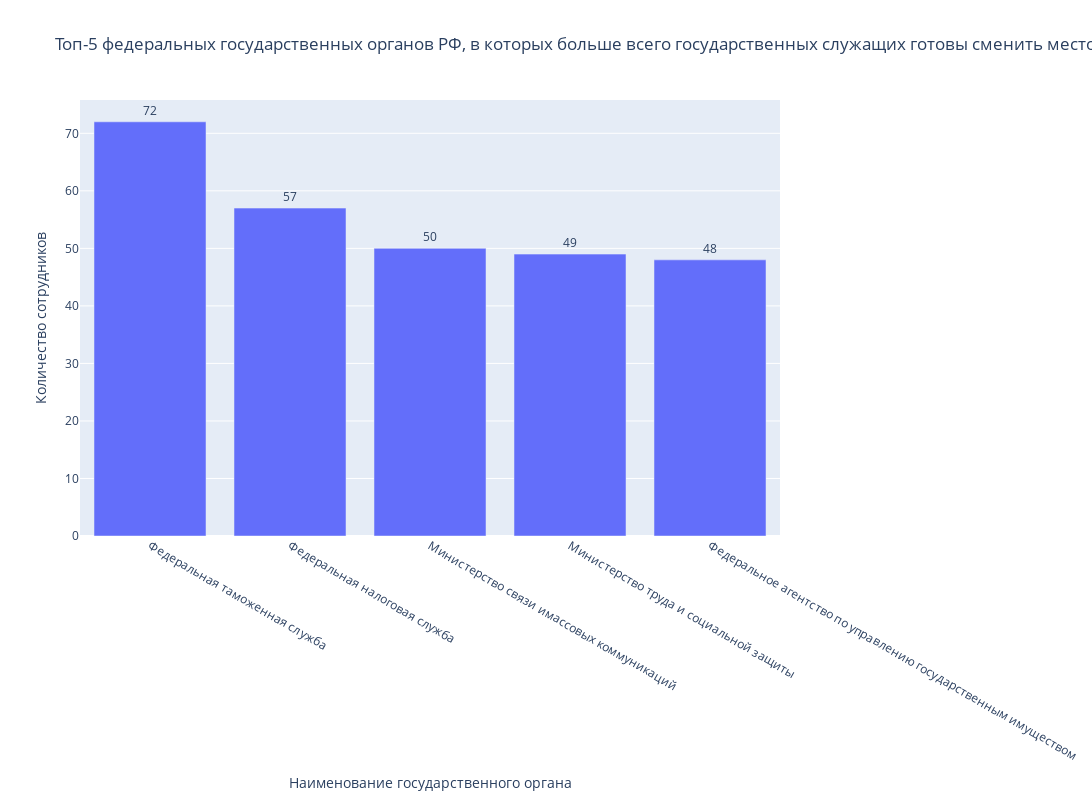

The notebook cell this image was saved under:
### Code cell
government_agency = df_ready_to_change.groupby('a4').size().reset_index(name='Количество')
top_government_agency = government_agency.sort_values(by='Количество', ascending=False).head(5)

fig_government_agency = px.bar(
    top_government_agency,
    x='a4',
    y='Количество',
    title='Топ-5 федеральных государственных органов РФ, в которых больше всего государственных служащих готовы сменить место работы',
    labels={'a4': 'Наименование государственного органа', 'Количество': 'Количество сотрудников'},
    text='Количество',
    width=1400,
    height=800 
)
fig_government_agency.update_traces(textposition='outside')
fig_government_agency.show()

### Figure 1 — Plotly figure (JSON) as saved in the notebook; plotly's stock layout.template omitted (floating-point values rounded to 4 significant figures)
{"data": [{"alignmentgroup": "True", "hovertemplate": "Наименование государственного органа=%{x}<br>Количество сотрудников=%{text}<extra></extra>", "legendgroup": "", "marker": {"color": "#636efa", "pattern": {"shape": ""}}, "name": "", "offsetgroup": "", "orientation": "v", "showlegend": false, "text": [72, 57, 50, 49, 48], "textposition": "outside", "type": "bar", "x": ["Федеральная таможенная служба", "Федеральная налоговая служба", "Министерство связи имассовых коммуникаций", "Министерство труда и социальной защиты", "Федеральное агентство по управлению государственным имуществом"], "xaxis": "x", "y": [72, 57, 50, 49, 48], "yaxis": "y"}], "layout": {"barmode": "relative", "height": 800, "legend": {"tracegroupgap": 0}, "title": {"text": "Топ-5 федеральных государственных органов РФ, в которых больше всего государственных служащих готовы сменить место работы"}, "width": 1400, "xaxis": {"anchor": "y", "domain": [0, 1], "title": {"text": "Наименование государственного органа"}}, "yaxis": {"anchor": "x", "domain": [0, 1], "title": {"text": "Количество сотрудников"}}}}
